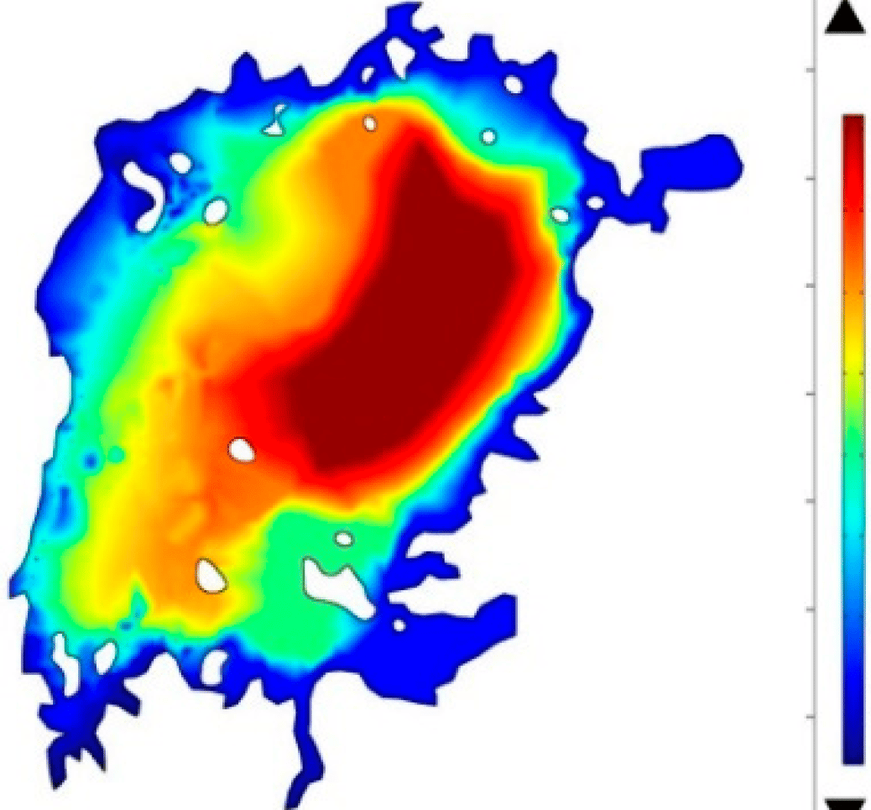
#> input picture bathymetry.png, 871 x 810 px, shrunk from 1038 x 965 before the run
$ jupyter execute depth_map_converter.ipynb
#> lines starting #> are read from the running program, lines starting #| are printed output that depends on the picture; after the words box and inside, x2 and y2 are one past the last pixel; in counts of white or black regions, pixels touching at a corner belong together
[cell 1]
import cv2
import numpy as np

# Load the image
input_image = "bathymetry.png"
output_image = "lv_depthmap.png"

# Read the image as an RGB image
rgb_image = cv2.imread(input_image, cv2.IMREAD_COLOR)
#> rgb_image is the input picture: shape (810, 871, 3); mean B, G, R 183.4, 191.1, 190.4

def rgb_to_grayscale_heatmap(rgb_image):
    # Define the colormap (assuming Jet colormap was used)
    colormap = cv2.COLORMAP_JET

    # Generate the colormap lookup table (LUT)
    num_colors = 256
    colormap_image = np.linspace(0, 255, num_colors, dtype=np.uint8).reshape(-1, 1)
    color_lut = cv2.applyColorMap(colormap_image, colormap).reshape(-1, 3)

    # Convert the LUT to a float representation for smooth transitions
    color_lut = color_lut.astype(np.float32) / 255.0

    # Normalize the input image to float32 [0, 1]
    float_rgb = rgb_image.astype(np.float32) / 255.0
    reshaped_rgb = float_rgb.reshape(-1, 3)

    # Calculate scalar values by interpolating the LUT
    scalar_values = np.zeros(reshaped_rgb.shape[0], dtype=np.float32)
    for i, color in enumerate(reshaped_rgb):
        distances = np.linalg.norm(color_lut - color, axis=1)
        scalar_values[i] = np.argmin(distances)

    # Reshape to original image size
    scalar_image = scalar_values.reshape(rgb_image.shape[:2])
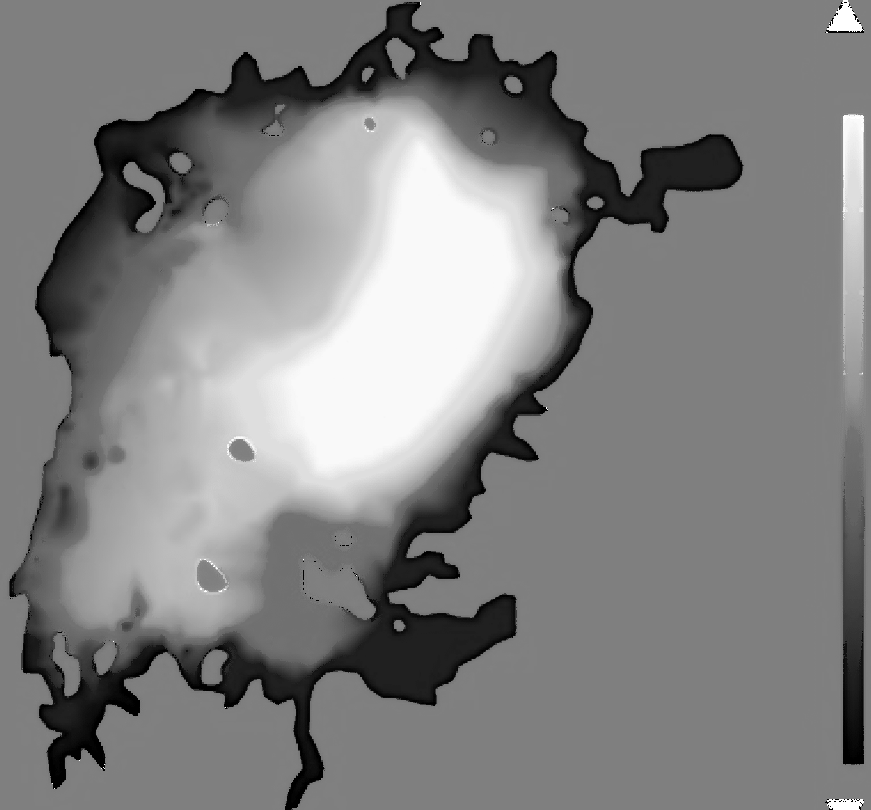
#> scalar_image: shape (810, 871) float32; min 0, max 255, mean 129.6

    # Normalize to invert brightness (red -> dark, blue -> light)
    scalar_image = cv2.normalize(scalar_image, None, 255, 0, cv2.NORM_MINMAX)

    # Ensure black and white regions remain unchanged
    grayscale_image = scalar_image.astype(np.uint8)
    black_mask = cv2.inRange(rgb_image, (0, 0, 0), (0, 0, 0))
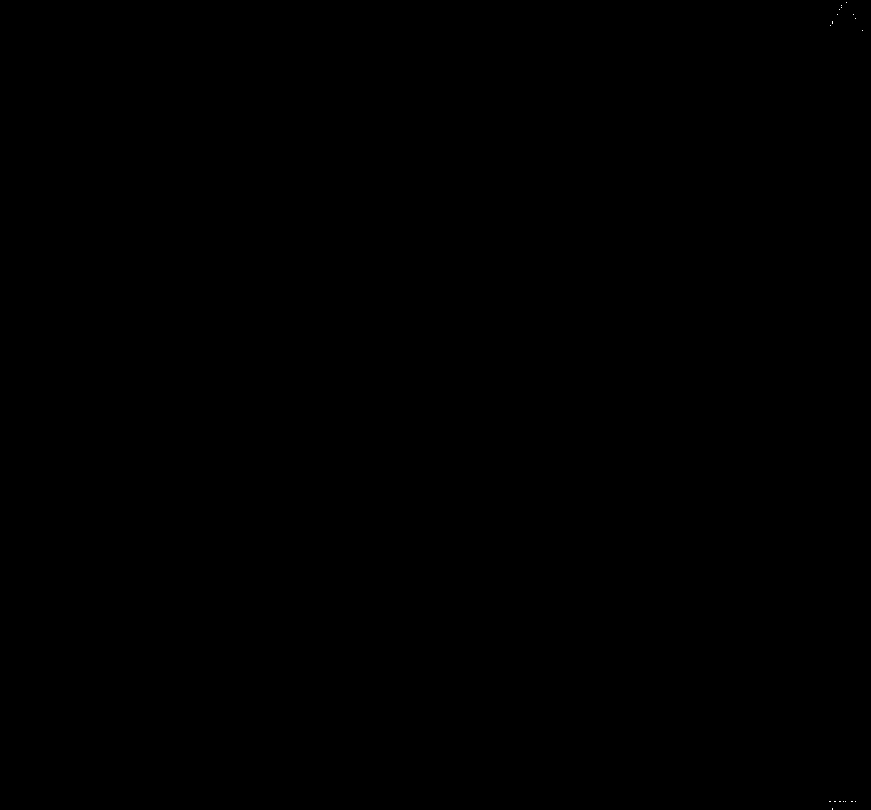
#> black_mask: shape (810, 871); 0% white in thin lines or dots, all inside (x1, y1, x2, y2) = (829, 2, 863, 810)
    white_mask = cv2.inRange(rgb_image, (255, 255, 255), (255, 255, 255))
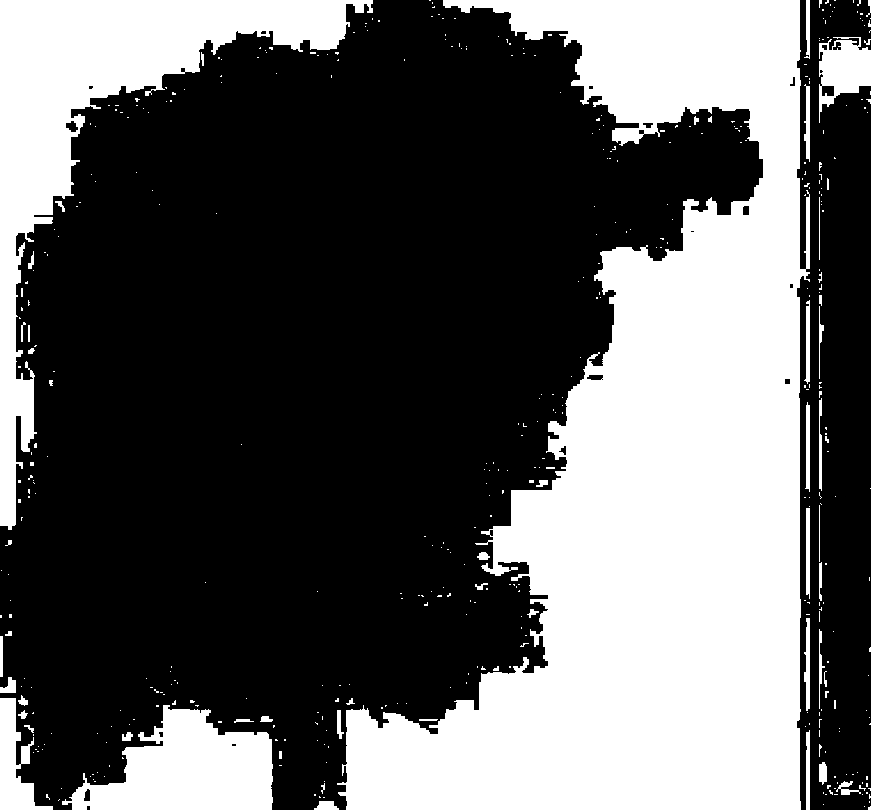
#> white_mask: shape (810, 871); 37.2% white; 459 white regions (403 under 20 px), largest, box (x1, y1, x2, y2) and area: (337, 0, 810, 810) 197644, (0, 0, 373, 530) 39978, (62, 705, 273, 810) 13485
    grayscale_image[black_mask > 0] = 0
    grayscale_image[white_mask > 0] = 255
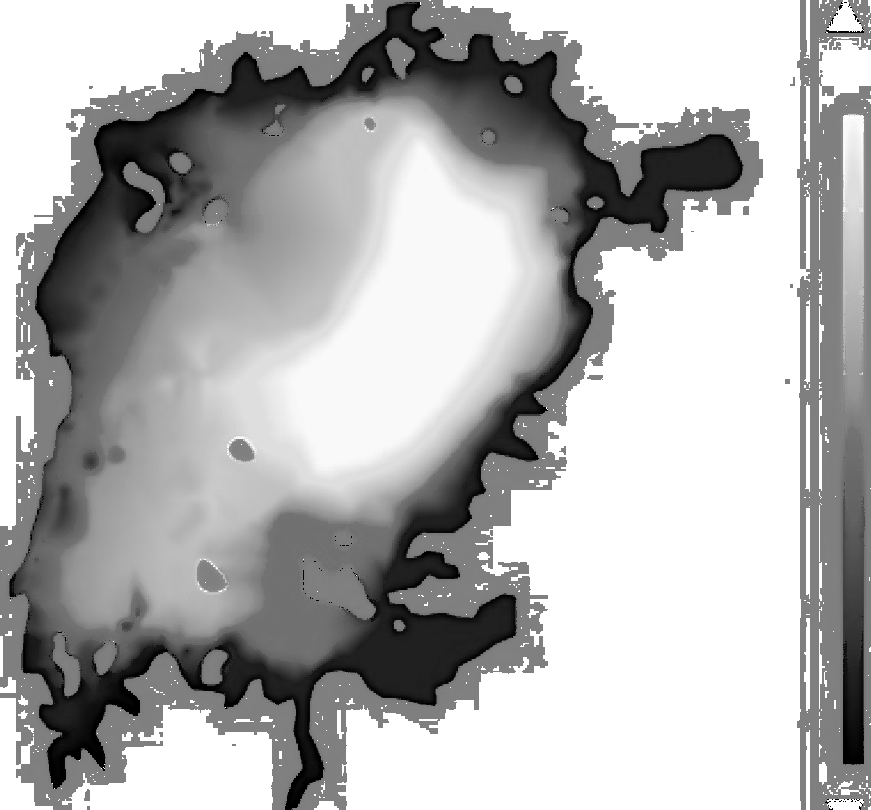
#> grayscale_image: shape (810, 871); min 0, max 255, mean 177.3

    return grayscale_image

# Convert and save the grayscale heatmap
grayscale_image = rgb_to_grayscale_heatmap(rgb_image)
cv2.imwrite(output_image, grayscale_image)
#> Out = True
